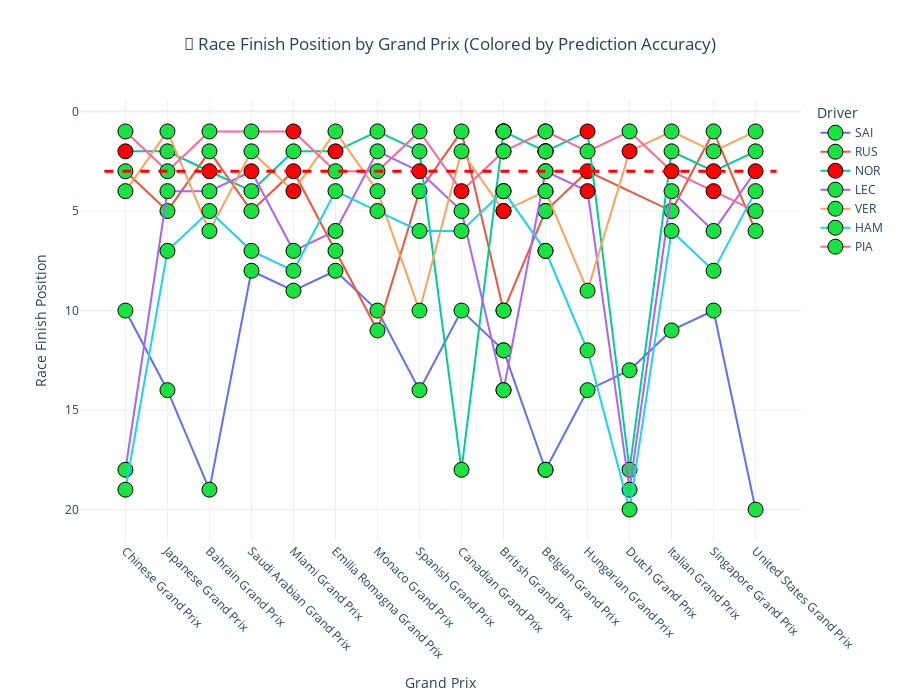

The notebook cell this image was saved under:
### Code cell
import plotly.graph_objects as go
import numpy as np

# Sort data for chronological order
data_results_2 = data_results_2.sort_values(by='num__Round')

# Add a boolean column for correct predictions
data_results_2['Correct'] = np.where(
    data_results_2['Actual'] == data_results_2['Predicted'], 1, 0
)

# Map colors: green = correct, red = wrong
data_results_2['Color'] = np.where(
    data_results_2['Correct'] == 1, "#18e341", 'red'
)

# Get list of unique drivers
drivers = data_results_2['driver_code'].unique()

# Create figure
fig = go.Figure()

# Add one trace per driver
for driver in drivers:
    driver_data = data_results_2[data_results_2['driver_code'] == driver]
    fig.add_trace(go.Scatter(
        x=driver_data['GrandPrix'],
        y=driver_data['RaceFinishPosition'],
        mode='markers+lines',
        name=driver,
        text=driver_data['RaceFinishPosition'],
        textposition='top center',
        marker=dict(
            size=15,
            color=driver_data['Color'],      # red/green based on correctness
            line=dict(width=1, color='black')
        ),
        hovertemplate=(
            "<b>%{x}</b><br>"
            "Driver: <b>%{customdata[0]}</b><br>"
            "Team: %{customdata[1]}<br>"
            "Round: %{customdata[2]}<br>"
            "Finish: %{y}<br>"
            "Predicted: %{customdata[3]:.3f}<br>"
            "Actual: %{customdata[4]:.3f}<br>"
            "<b>Correct:</b> %{customdata[5]}<br>"
            "Prob: %{customdata[6]:.3f}<extra></extra>"
        ),
        customdata=np.stack([
            driver_data['driver_code'],
            driver_data['team'],
            driver_data['num__Round'],
            driver_data['Predicted'],
            driver_data['Actual'],
            np.where(driver_data['Correct'] == 1, '✅ Yes', '❌ No'),
            # driver_data['Predicted_Prob']
        ], axis=-1)
    ))

# Reverse Y-axis so P1 is on top
fig.update_yaxes(
    autorange='reversed',
    title_text='Race Finish Position'
)

# Set Grand Prix labels on X-axis
fig.update_xaxes(
    title_text='Grand Prix',
    tickangle=45,
    tickmode='array',
    tickvals=data_results_2['GrandPrix'].unique()
)

# Add Podium line (P3)
fig.add_shape(
    type='line',
    x0=-0.5,
    x1=len(data_results_2['GrandPrix'].unique()) - 0.5,
    y0=3,
    y1=3,
    line=dict(color='red', width=3, dash='dash'),
    xref='x',
    yref='y'
)

# Layout styling
fig.update_layout(
    title='🏁 Race Finish Position by Grand Prix (Colored by Prediction Accuracy)',
    template='plotly_white',
    hovermode='closest',
    legend_title_text='Driver',
    title_x=0.5,
    height=700,
)

fig.write_html("F1_Main_graph.html")
fig.show()

### Figure 1 — Plotly figure (JSON) as saved in the notebook; plotly's stock layout.template omitted (floating-point values rounded to 4 significant figures; data arrays with more than 128 entries replaced by an {"elided": "..."} marker saying what was removed)
{"data": [{"customdata": [["SAI", "Williams", 2, 0, 0, "✅ Yes"], ["SAI", "Williams", 3, 0, 0, "✅ Yes"], ["SAI", "Williams", 4, 0, 0, "✅ Yes"], ["SAI", "Williams", 5, 0, 0, "✅ Yes"], ["SAI", "Williams", 6, 0, 0, "✅ Yes"], ["SAI", "Williams", 7, 0, 0, "✅ Yes"], ["SAI", "Williams", 8, 0, 0, "✅ Yes"], ["SAI", "Williams", 9, 0, 0, "✅ Yes"], ["SAI", "Williams", 10, 0, 0, "✅ Yes"], ["SAI", "Williams", 12, 0, 0, "✅ Yes"], ["SAI", "Williams", 12, 0, 0, "✅ Yes"], ["SAI", "Williams", 13, 0, 0, "✅ Yes"], ["SAI", "Williams", 13, 0, 0, "✅ Yes"], ["SAI", "Williams", 14, 0, 0, "✅ Yes"], ["SAI", "Williams", 15, 0, 0, "✅ Yes"], ["SAI", "Williams", 16, 0, 0, "✅ Yes"], ["SAI", "Williams", 18, 0, 0, "✅ Yes"], ["SAI", "Williams", 19, 0, 0, "✅ Yes"]], "hovertemplate": "<b>%{x}</b><br>Driver: <b>%{customdata[0]}</b><br>Team: %{customdata[1]}<br>Round: %{customdata[2]}<br>Finish: %{y}<br>Predicted: %{customdata[3]:.3f}<br>Actual: %{customdata[4]:.3f}<br><b>Correct:</b> %{customdata[5]}<br>Prob: %{customdata[6]:.3f}<extra></extra>", "marker": {"color": ["#18e341", "#18e341", "#18e341", "#18e341", "#18e341", "#18e341", "#18e341", "#18e341", "#18e341", "#18e341", "#18e341", "#18e341", "#18e341", "#18e341", "#18e341", "#18e341", "#18e341", "#18e341"], "line": {"color": "black", "width": 1}, "size": 15}, "mode": "markers+lines", "name": "SAI", "text": [10, 14, 19, 8, 9, 8, 10, 14, 10, 12, 12, 18, 18, 14, 13, 11, 10, 20], "textposition": "top center", "type": "scatter", "x": ["Chinese Grand Prix", "Japanese Grand Prix", "Bahrain Grand Prix", "Saudi Arabian Grand Prix", "Miami Grand Prix", "Emilia Romagna Grand Prix", "Monaco Grand Prix", "Spanish Grand Prix", "Canadian Grand Prix", "British Grand Prix", "British Grand Prix", "Belgian Grand Prix", "Belgian Grand Prix", "Hungarian Grand Prix", "Dutch Grand Prix", "Italian Grand Prix", "Singapore Grand Prix", "United States Grand Prix"], "y": [10, 14, 19, 8, 9, 8, 10, 14, 10, 12, 12, 18, 18, 14, 13, 11, 10, 20]}, {"customdata": [["RUS", "Mercedes", 2, 1, 1, "✅ Yes"], ["RUS", "Mercedes", 3, 0, 0, "✅ Yes"], ["RUS", "Mercedes", 4, 1, 1, "✅ Yes"], ["RUS", "Mercedes", 5, 0, 0, "✅ Yes"], ["RUS", "Mercedes", 6, 0, 1, "❌ No"], ["RUS", "Mercedes", 7, 0, 0, "✅ Yes"], ["RUS", "Mercedes", 8, 0, 0, "✅ Yes"], ["RUS", "Mercedes", 9, 0, 0, "✅ Yes"], ["RUS", "Mercedes", 10, 1, 1, "✅ Yes"], ["RUS", "Mercedes", 12, 0, 0, "✅ Yes"], ["RUS", "Mercedes", 12, 0, 0, "✅ Yes"], ["RUS", "Mercedes", 13, 0, 0, "✅ Yes"], ["RUS", "Mercedes", 13, 0, 0, "✅ Yes"], ["RUS", "Mercedes", 14, 0, 1, "❌ No"], ["RUS", "Mercedes", 16, 0, 0, "✅ Yes"], ["RUS", "Mercedes", 18, 1, 1, "✅ Yes"], ["RUS", "Mercedes", 19, 0, 0, "✅ Yes"]], "hovertemplate": "<b>%{x}</b><br>Driver: <b>%{customdata[0]}</b><br>Team: %{customdata[1]}<br>Round: %{customdata[2]}<br>Finish: %{y}<br>Predicted: %{customdata[3]:.3f}<br>Actual: %{customdata[4]:.3f}<br><b>Correct:</b> %{customdata[5]}<br>Prob: %{customdata[6]:.3f}<extra></extra>", "marker": {"color": ["#18e341", "#18e341", "#18e341", "#18e341", "red", "#18e341", "#18e341", "#18e341", "#18e341", "#18e341", "#18e341", "#18e341", "#18e341", "red", "#18e341", "#18e341", "#18e341"], "line": {"color": "black", "width": 1}, "size": 15}, "mode": "markers+lines", "name": "RUS", "text": [3, 5, 2, 5, 3, 7, 11, 4, 1, 10, 10, 5, 5, 3, 5, 1, 6], "textposition": "top center", "type": "scatter", "x": ["Chinese Grand Prix", "Japanese Grand Prix", "Bahrain Grand Prix", "Saudi Arabian Grand Prix", "Miami Grand Prix", "Emilia Romagna Grand Prix", "Monaco Grand Prix", "Spanish Grand Prix", "Canadian Grand Prix", "British Grand Prix", "British Grand Prix", "Belgian Grand Prix", "Belgian Grand Prix", "Hungarian Grand Prix", "Italian Grand Prix", "Singapore Grand Prix", "United States Grand Prix"], "y": [3, 5, 2, 5, 3, 7, 11, 4, 1, 10, 10, 5, 5, 3, 5, 1, 6]}, {"customdata": {"elided": "22x6 mixed values"}, "hovertemplate": "<b>%{x}</b><br>Driver: <b>%{customdata[0]}</b><br>Team: %{customdata[1]}<br>Round: %{customdata[2]}<br>Finish: %{y}<br>Predicted: %{customdata[3]:.3f}<br>Actual: %{customdata[4]:.3f}<br><b>Correct:</b> %{customdata[5]}<br>Prob: %{customdata[6]:.3f}<extra></extra>", "marker": {"color": ["red", "#18e341", "red", "#18e341", "#18e341", "red", "#18e341", "#18e341", "#18e341", "#18e341", "#18e341", "#18e341", "#18e341", "#18e341", "#18e341", "#18e341", "#18e341", "red", "#18e341", "#18e341", "red", "#18e341"], "line": {"color": "black", "width": 1}, "size": 15}, "mode": "markers+lines", "name": "NOR", "text": [2, 2, 3, 4, 2, 2, 1, 2, 18, 1, 1, 1, 1, 2, 2, 2, 2, 1, 18, 2, 3, 2], "textposition": "top center", "type": "scatter", "x": ["Chinese Grand Prix", "Japanese Grand Prix", "Bahrain Grand Prix", "Saudi Arabian Grand Prix", "Miami Grand Prix", "Emilia Romagna Grand Prix", "Monaco Grand Prix", "Spanish Grand Prix", "Canadian Grand Prix", "British Grand Prix", "British Grand Prix", "British Grand Prix", "British Grand Prix", "Belgian Grand Prix", "Belgian Grand Prix", "Belgian Grand Prix", "Belgian Grand Prix", "Hungarian Grand Prix", "Dutch Grand Prix", "Italian Grand Prix", "Singapore Grand Prix", "United States Grand Prix"], "y": [2, 2, 3, 4, 2, 2, 1, 2, 18, 1, 1, 1, 1, 2, 2, 2, 2, 1, 18, 2, 3, 2]}, {"customdata": [["LEC", "Ferrari", 2, 0, 0, "✅ Yes"], ["LEC", "Ferrari", 3, 0, 0, "✅ Yes"], ["LEC", "Ferrari", 4, 0, 0, "✅ Yes"], ["LEC", "Ferrari", 5, 0, 1, "❌ No"], ["LEC", "Ferrari", 6, 0, 0, "✅ Yes"], ["LEC", "Ferrari", 7, 0, 0, "✅ Yes"], ["LEC", "Ferrari", 8, 1, 1, "✅ Yes"], ["LEC", "Ferrari", 9, 0, 1, "❌ No"], ["LEC", "Ferrari", 10, 0, 0, "✅ Yes"], ["LEC", "Ferrari", 12, 0, 0, "✅ Yes"], ["LEC", "Ferrari", 12, 0, 0, "✅ Yes"], ["LEC", "Ferrari", 13, 1, 1, "✅ Yes"], ["LEC", "Ferrari", 13, 1, 1, "✅ Yes"], ["LEC", "Ferrari", 14, 1, 0, "❌ No"], ["LEC", "Ferrari", 15, 0, 0, "✅ Yes"], ["LEC", "Ferrari", 16, 0, 0, "✅ Yes"], ["LEC", "Ferrari", 18, 0, 0, "✅ Yes"], ["LEC", "Ferrari", 19, 0, 1, "❌ No"]], "hovertemplate": "<b>%{x}</b><br>Driver: <b>%{customdata[0]}</b><br>Team: %{customdata[1]}<br>Round: %{customdata[2]}<br>Finish: %{y}<br>Predicted: %{customdata[3]:.3f}<br>Actual: %{customdata[4]:.3f}<br><b>Correct:</b> %{customdata[5]}<br>Prob: %{customdata[6]:.3f}<extra></extra>", "marker": {"color": ["#18e341", "#18e341", "#18e341", "red", "#18e341", "#18e341", "#18e341", "red", "#18e341", "#18e341", "#18e341", "#18e341", "#18e341", "red", "#18e341", "#18e341", "#18e341", "red"], "line": {"color": "black", "width": 1}, "size": 15}, "mode": "markers+lines", "name": "LEC", "text": [18, 4, 4, 3, 7, 6, 2, 3, 5, 14, 14, 3, 3, 4, 19, 4, 6, 3], "textposition": "top center", "type": "scatter", "x": ["Chinese Grand Prix", "Japanese Grand Prix", "Bahrain Grand Prix", "Saudi Arabian Grand Prix", "Miami Grand Prix", "Emilia Romagna Grand Prix", "Monaco Grand Prix", "Spanish Grand Prix", "Canadian Grand Prix", "British Grand Prix", "British Grand Prix", "Belgian Grand Prix", "Belgian Grand Prix", "Hungarian Grand Prix", "Dutch Grand Prix", "Italian Grand Prix", "Singapore Grand Prix", "United States Grand Prix"], "y": [18, 4, 4, 3, 7, 6, 2, 3, 5, 14, 14, 3, 3, 4, 19, 4, 6, 3]}, {"customdata": [["VER", "Red Bull Racing", 2, 0, 0, "✅ Yes"], ["VER", "Red Bull Racing", 3, 1, 1, "✅ Yes"], ["VER", "Red Bull Racing", 4, 0, 0, "✅ Yes"], ["VER", "Red Bull Racing", 5, 1, 1, "✅ Yes"], ["VER", "Red Bull Racing", 6, 1, 0, "❌ No"], ["VER", "Red Bull Racing", 7, 1, 1, "✅ Yes"], ["VER", "Red Bull Racing", 8, 0, 0, "✅ Yes"], ["VER", "Red Bull Racing", 9, 0, 0, "✅ Yes"], ["VER", "Red Bull Racing", 10, 1, 1, "✅ Yes"], ["VER", "Red Bull Racing", 12, 1, 0, "❌ No"], ["VER", "Red Bull Racing", 12, 1, 0, "❌ No"], ["VER", "Red Bull Racing", 13, 0, 0, "✅ Yes"], ["VER", "Red Bull Racing", 13, 0, 0, "✅ Yes"], ["VER", "Red Bull Racing", 14, 0, 0, "✅ Yes"], ["VER", "Red Bull Racing", 15, 0, 1, "❌ No"], ["VER", "Red Bull Racing", 16, 1, 1, "✅ Yes"], ["VER", "Red Bull Racing", 18, 1, 1, "✅ Yes"], ["VER", "Red Bull Racing", 19, 1, 1, "✅ Yes"]], "hovertemplate": "<b>%{x}</b><br>Driver: <b>%{customdata[0]}</b><br>Team: %{customdata[1]}<br>Round: %{customdata[2]}<br>Finish: %{y}<br>Predicted: %{customdata[3]:.3f}<br>Actual: %{customdata[4]:.3f}<br><b>Correct:</b> %{customdata[5]}<br>Prob: %{customdata[6]:.3f}<extra></extra>", "marker": {"color": ["#18e341", "#18e341", "#18e341", "#18e341", "red", "#18e341", "#18e341", "#18e341", "#18e341", "red", "red", "#18e341", "#18e341", "#18e341", "red", "#18e341", "#18e341", "#18e341"], "line": {"color": "black", "width": 1}, "size": 15}, "mode": "markers+lines", "name": "VER", "text": [4, 1, 6, 2, 4, 1, 4, 10, 2, 5, 5, 4, 4, 9, 2, 1, 2, 1], "textposition": "top center", "type": "scatter", "x": ["Chinese Grand Prix", "Japanese Grand Prix", "Bahrain Grand Prix", "Saudi Arabian Grand Prix", "Miami Grand Prix", "Emilia Romagna Grand Prix", "Monaco Grand Prix", "Spanish Grand Prix", "Canadian Grand Prix", "British Grand Prix", "British Grand Prix", "Belgian Grand Prix", "Belgian Grand Prix", "Hungarian Grand Prix", "Dutch Grand Prix", "Italian Grand Prix", "Singapore Grand Prix", "United States Grand Prix"], "y": [4, 1, 6, 2, 4, 1, 4, 10, 2, 5, 5, 4, 4, 9, 2, 1, 2, 1]}, {"customdata": [["HAM", "Ferrari", 2, 0, 0, "✅ Yes"], ["HAM", "Ferrari", 3, 0, 0, "✅ Yes"], ["HAM", "Ferrari", 4, 0, 0, "✅ Yes"], ["HAM", "Ferrari", 5, 0, 0, "✅ Yes"], ["HAM", "Ferrari", 6, 0, 0, "✅ Yes"], ["HAM", "Ferrari", 7, 0, 0, "✅ Yes"], ["HAM", "Ferrari", 8, 0, 0, "✅ Yes"], ["HAM", "Ferrari", 9, 0, 0, "✅ Yes"], ["HAM", "Ferrari", 10, 0, 0, "✅ Yes"], ["HAM", "Ferrari", 12, 0, 0, "✅ Yes"], ["HAM", "Ferrari", 12, 0, 0, "✅ Yes"], ["HAM", "Ferrari", 13, 0, 0, "✅ Yes"], ["HAM", "Ferrari", 13, 0, 0, "✅ Yes"], ["HAM", "Ferrari", 14, 0, 0, "✅ Yes"], ["HAM", "Ferrari", 15, 0, 0, "✅ Yes"], ["HAM", "Ferrari", 16, 0, 0, "✅ Yes"], ["HAM", "Ferrari", 18, 0, 0, "✅ Yes"], ["HAM", "Ferrari", 19, 0, 0, "✅ Yes"]], "hovertemplate": "<b>%{x}</b><br>Driver: <b>%{customdata[0]}</b><br>Team: %{customdata[1]}<br>Round: %{customdata[2]}<br>Finish: %{y}<br>Predicted: %{customdata[3]:.3f}<br>Actual: %{customdata[4]:.3f}<br><b>Correct:</b> %{customdata[5]}<br>Prob: %{customdata[6]:.3f}<extra></extra>", "marker": {"color": ["#18e341", "#18e341", "#18e341", "#18e341", "#18e341", "#18e341", "#18e341", "#18e341", "#18e341", "#18e341", "#18e341", "#18e341", "#18e341", "#18e341", "#18e341", "#18e341", "#18e341", "#18e341"], "line": {"color": "black", "width": 1}, "size": 15}, "mode": "markers+lines", "name": "HAM", "text": [19, 7, 5, 7, 8, 4, 5, 6, 6, 4, 4, 7, 7, 12, 20, 6, 8, 4], "textposition": "top center", "type": "scatter", "x": ["Chinese Grand Prix", "Japanese Grand Prix", "Bahrain Grand Prix", "Saudi Arabian Grand Prix", "Miami Grand Prix", "Emilia Romagna Grand Prix", "Monaco Grand Prix", "Spanish Grand Prix", "Canadian Grand Prix", "British Grand Prix", "British Grand Prix", "Belgian Grand Prix", "Belgian Grand Prix", "Hungarian Grand Prix", "Dutch Grand Prix", "Italian Grand Prix", "Singapore Grand Prix", "United States Grand Prix"], "y": [19, 7, 5, 7, 8, 4, 5, 6, 6, 4, 4, 7, 7, 12, 20, 6, 8, 4]}, {"customdata": [["PIA", "McLaren", 2, 1, 1, "✅ Yes"], ["PIA", "McLaren", 3, 1, 1, "✅ Yes"], ["PIA", "McLaren", 4, 1, 1, "✅ Yes"], ["PIA", "McLaren", 5, 1, 1, "✅ Yes"], ["PIA", "McLaren", 6, 0, 1, "❌ No"], ["PIA", "McLaren", 7, 1, 1, "✅ Yes"], ["PIA", "McLaren", 8, 1, 1, "✅ Yes"], ["PIA", "McLaren", 9, 1, 1, "✅ Yes"], ["PIA", "McLaren", 10, 1, 0, "❌ No"], ["PIA", "McLaren", 12, 1, 1, "✅ Yes"], ["PIA", "McLaren", 12, 1, 1, "✅ Yes"], ["PIA", "McLaren", 13, 1, 1, "✅ Yes"], ["PIA", "McLaren", 13, 1, 1, "✅ Yes"], ["PIA", "McLaren", 14, 1, 1, "✅ Yes"], ["PIA", "McLaren", 15, 1, 1, "✅ Yes"], ["PIA", "McLaren", 16, 0, 1, "❌ No"], ["PIA", "McLaren", 18, 1, 0, "❌ No"], ["PIA", "McLaren", 19, 0, 0, "✅ Yes"]], "hovertemplate": "<b>%{x}</b><br>Driver: <b>%{customdata[0]}</b><br>Team: %{customdata[1]}<br>Round: %{customdata[2]}<br>Finish: %{y}<br>Predicted: %{customdata[3]:.3f}<br>Actual: %{customdata[4]:.3f}<br><b>Correct:</b> %{customdata[5]}<br>Prob: %{customdata[6]:.3f}<extra></extra>", "marker": {"color": ["#18e341", "#18e341", "#18e341", "#18e341", "red", "#18e341", "#18e341", "#18e341", "red", "#18e341", "#18e341", "#18e341", "#18e341", "#18e341", "#18e341", "red", "red", "#18e341"], "line": {"color": "black", "width": 1}, "size": 15}, "mode": "markers+lines", "name": "PIA", "text": [1, 3, 1, 1, 1, 3, 3, 1, 4, 2, 2, 1, 1, 2, 1, 3, 4, 5], "textposition": "top center", "type": "scatter", "x": ["Chinese Grand Prix", "Japanese Grand Prix", "Bahrain Grand Prix", "Saudi Arabian Grand Prix", "Miami Grand Prix", "Emilia Romagna Grand Prix", "Monaco Grand Prix", "Spanish Grand Prix", "Canadian Grand Prix", "British Grand Prix", "British Grand Prix", "Belgian Grand Prix", "Belgian Grand Prix", "Hungarian Grand Prix", "Dutch Grand Prix", "Italian Grand Prix", "Singapore Grand Prix", "United States Grand Prix"], "y": [1, 3, 1, 1, 1, 3, 3, 1, 4, 2, 2, 1, 1, 2, 1, 3, 4, 5]}], "layout": {"height": 700, "hovermode": "closest", "legend": {"title": {"text": "Driver"}}, "shapes": [{"line": {"color": "red", "dash": "dash", "width": 3}, "type": "line", "x0": -0.5, "x1": 15.5, "xref": "x", "y0": 3, "y1": 3, "yref": "y"}], "title": {"text": "🏁 Race Finish Position by Grand Prix (Colored by Prediction Accuracy)", "x": 0.5}, "xaxis": {"tickangle": 45, "tickmode": "array", "tickvals": ["Chinese Grand Prix", "Japanese Grand Prix", "Bahrain Grand Prix", "Saudi Arabian Grand Prix", "Miami Grand Prix", "Emilia Romagna Grand Prix", "Monaco Grand Prix", "Spanish Grand Prix", "Canadian Grand Prix", "British Grand Prix", "Belgian Grand Prix", "Hungarian Grand Prix", "Dutch Grand Prix", "Italian Grand Prix", "Singapore Grand Prix", "United States Grand Prix"], "title": {"text": "Grand Prix"}}, "yaxis": {"autorange": "reversed", "title": {"text": "Race Finish Position"}}}}
